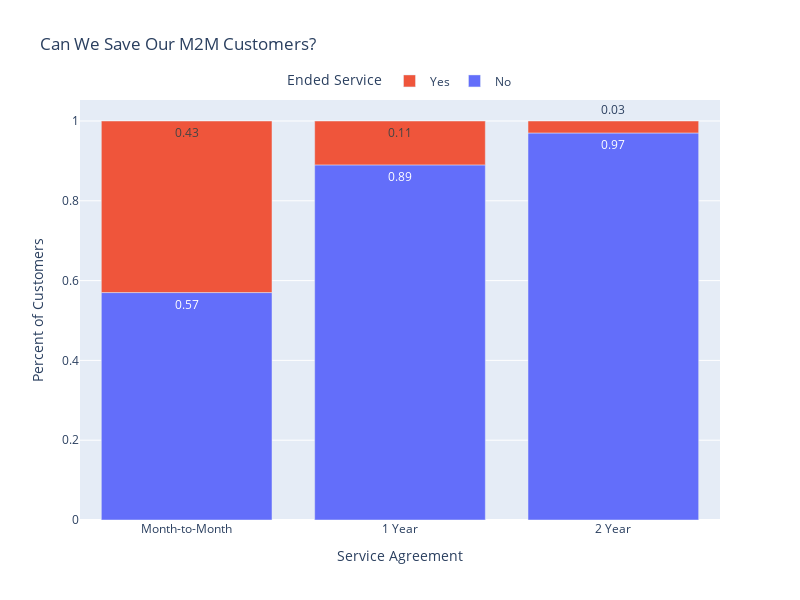

The notebook cell saved with this chart:
### Code cell
# 4.
ax = pd.crosstab(customer_db.type_of_contract, customer_db.churn, normalize='index').round(2).plot(kind='bar',
title='Can We Save Our M2M Customers?',
labels={"type_of_contract": "Service Agreement", "value": "Percent of Customers"}, 
text_auto=True, height=600, width=800)
ax.update_layout(xaxis={'categoryorder': 'array', 'categoryarray': ['Month-to-Month', '1 Year', '2 Year']}, legend_traceorder='reversed',  legend={'title': 'Ended Service', 'orientation': "h", 'yanchor': 'top', 'xanchor': 'center', 'y': 1.08, 'x': 0.5})

# below is the code to place crosstab values above bars

### Figure 1 — Plotly figure (JSON) as saved in the notebook; plotly's stock layout.template omitted (floating-point values rounded to 4 significant figures)
{"data": [{"alignmentgroup": "True", "hovertemplate": "churn=No<br>Service Agreement=%{x}<br>Percent of Customers=%{y}<extra></extra>", "legendgroup": "No", "marker": {"color": "#636efa", "pattern": {"shape": ""}}, "name": "No", "offsetgroup": "No", "orientation": "v", "showlegend": true, "textposition": "auto", "texttemplate": "%{y}", "type": "bar", "x": ["1 Year", "2 Year", "Month-to-Month"], "xaxis": "x", "y": [0.89, 0.97, 0.57], "yaxis": "y"}, {"alignmentgroup": "True", "hovertemplate": "churn=Yes<br>Service Agreement=%{x}<br>Percent of Customers=%{y}<extra></extra>", "legendgroup": "Yes", "marker": {"color": "#EF553B", "pattern": {"shape": ""}}, "name": "Yes", "offsetgroup": "Yes", "orientation": "v", "showlegend": true, "textposition": "auto", "texttemplate": "%{y}", "type": "bar", "x": ["1 Year", "2 Year", "Month-to-Month"], "xaxis": "x", "y": [0.11, 0.03, 0.43], "yaxis": "y"}], "layout": {"barmode": "relative", "height": 600, "legend": {"orientation": "h", "title": {"text": "Ended Service"}, "tracegroupgap": 0, "traceorder": "reversed", "x": 0.5, "xanchor": "center", "y": 1.08, "yanchor": "top"}, "title": {"text": "Can We Save Our M2M Customers?"}, "width": 800, "xaxis": {"anchor": "y", "categoryarray": ["Month-to-Month", "1 Year", "2 Year"], "categoryorder": "array", "domain": [0, 1], "title": {"text": "Service Agreement"}}, "yaxis": {"anchor": "x", "domain": [0, 1], "title": {"text": "Percent of Customers"}}}}
